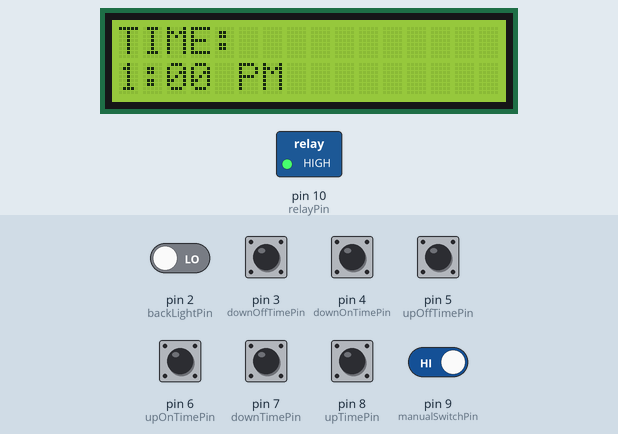
Simulated run of this sketch. Board: Arduino Uno, built with avr-gcc and run on an emulated ATmega328P. Parts: 16×2 character LCD, switched loads named in the sketch (green lamp = pin HIGH). The test bench sets the inputs (shaded band); at power-on: pin 9 (manualSwitchPin) HIGH, pin 2 (backLightPin), pin 3 (downOffTimePin), pin 4 (downOnTimePin), pin 5 (upOffTimePin), pin 6 (upOnTimePin), pin 7 (downTimePin), pin 8 (upTimePin) LOW.

Above: at 3.2 s.
3.3 s: pin 9 (manualSwitchPin) driven LOW
At 7.0 s:
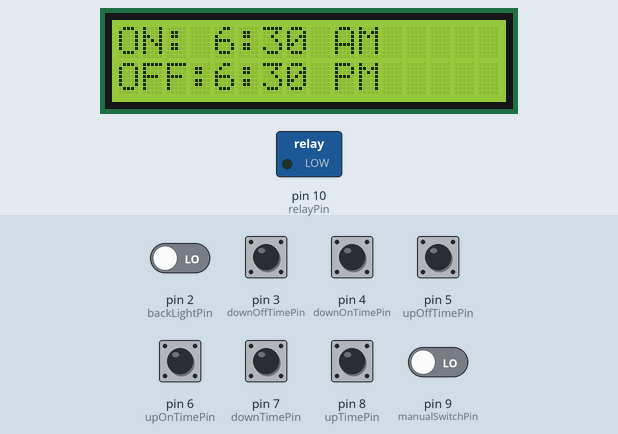
At 10.6 s:
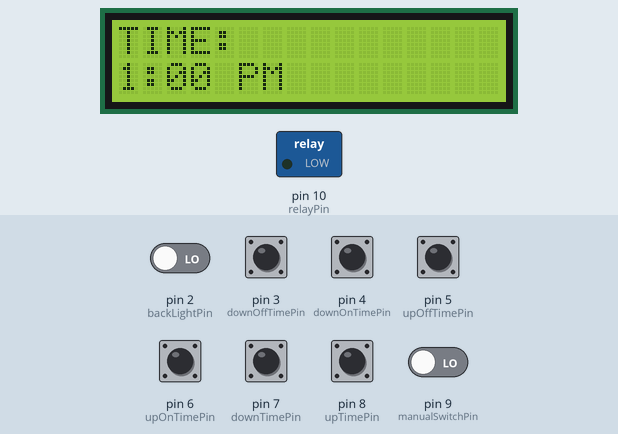
11.6 s: pin 9 (manualSwitchPin) driven HIGH
At 14.6 s:
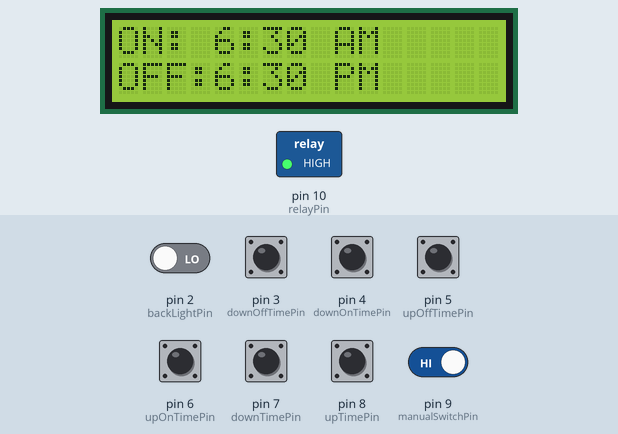
Timing chart, 0 to 16.1 s (numbered marks = the images above; inputs shaded):
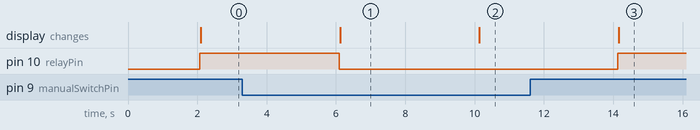

The sketch:

s05_relay_control.ino
```cpp
/*this program is written for the Uno, atleast for now because the 3.3v feather
 * isn't going to work with my damn 5v LCD, so I'll have to cut open a power
 * cord later to get that 5v.
*/

#include <Adafruit_LiquidCrystal.h>//LCD LIBRARY

Adafruit_LiquidCrystal lcd(0);//CONNECTING TO i2C, DAT PIN #6:

//GLOBALS:
const int flashTime = 4;//SECONDS
int hours = 12;
int minutes = 0;
int seconds = 0;
bool am = true;
bool whichFlash = true;

int onHours = 6;
int onMinutes = 30;
int onAM = true;
int offHours = 6;
int offMinutes = 30;
int offAM = false;

bool relayOn = false;

const int backLightPin= 2;          //1
  int backLightSwitchState = 0;
  int prevBackLightSwitchState = 0;
const int downOffTimePin= 3;        //2
  int downOffTimeSwitchState = 0;
  int prevDownOffTimeSwitchState = 0;
const int downOnTimePin= 4;         //3
  int downOnTimeSwitchState = 0;
  int prevDownOnTimeSwitchState = 0;
const int upOffTimePin= 5;          //4
  int upOffTimeSwitchState = 0;
  int prevUpOffTimeSwitchState = 0;
const int upOnTimePin= 6;           //5
  int upOnTimeSwitchState = 0;
  int prevUpOnTimeSwitchState = 0;
const int downTimePin= 7;           //6
  int downTimeSwitchState = 0;
  int prevDownTimeSwitchState = 0;
const int upTimePin= 8;             //7
  int upTimeSwitchState = 0;
  int prevUpTimeSwitchState = 0;
const int manualSwitchPin= 9;       //8
  int manualSwitchSwitchState = 0;

const int relayPin = 10;

const int timeIncrement = 5;


void setup(){
  lcd.begin(16, 2);
  lcd.setBacklight(HIGH);
  lcd.print("hello, world!");

  pinMode(backLightPin, INPUT);
  pinMode(downOffTimePin, INPUT);
  pinMode(downOnTimePin, INPUT);
  pinMode(upOffTimePin, INPUT);
  pinMode(upOnTimePin, INPUT);
  pinMode(downTimePin, INPUT);
  pinMode(upTimePin, INPUT);
  pinMode(manualSwitchPin, INPUT);
  pinMode(relayPin, OUTPUT);
  delay(2000);
}

void loop(){
  handleInputs();
  handlePrevSwitchStates();
  isRelayOn();
  calculateTime();
  calculateRelayState();

  if(whichFlash == true){
    flashOne();
  }else{
    flashTwo();
  }
  delay(1000 * flashTime);
}

void flashOne(){
  //THIS WILL FLASH THE CURRENT TIME FOR [flashTime] SECONDS
  lcd.clear();
  lcd.setCursor(0,0);
  lcd.print("TIME:");
  lcd.setCursor(0,1);
  lcd.print(hours + 1);
  lcd.print(":");
  if(minutes < 10){
    lcd.print("0");
    lcd.print(minutes);
  }else{//[minutes] IS TWO DIGITS
    lcd.print(minutes);
  }

  if(am == true){
    lcd.print(" AM");
  }else{
    lcd.print(" PM");
  }
  whichFlash = false;
}

void flashTwo(){
  //THIS WILL FLASH THE ON/OFF Times FOR [flashTime] SECONDS
  lcd.clear();
  lcd.setCursor(0,0);
  lcd.print("ON: ");
  lcd.print(onHours);
  lcd.print(":");
  lcd.print(onMinutes);
  if(onAM == true){
    lcd.print(" AM");
  }else{
    lcd.print(" PM");
  }
  lcd.setCursor(0,1);
  lcd.print("OFF:");
  //lcd.print(offHours);
  lcd.print("6:");
  lcd.print(offMinutes);
  if(offAM == true){
    lcd.print(" AM");
  }else{
    lcd.print(" PM");
  }
    whichFlash = true;
}

void calculateTime(){
  //THIS FUNCTION WILL TRANSLATE ENDLESS MILLIS INTO A CLOCK FORMAT
  if(seconds >= 60){
    seconds = 0;
    minutes = minutes + 1;
  }
  if(minutes >= 60){
    minutes = 00;
    hours = hours + 1;
  }
  if(hours == 12){//WILL HAVE TO ADD 1 TO HOURS LATER TO NORMALIZE IT{1:00 --> 12:59}
    hours = 0;
    if(am == true){
      am = false;
    }else{
      am = true;
    }
  }
  if(upTimeSwitchState != prevUpTimeSwitchState){
    minutes = minutes + timeIncrement;
  }
  if(downTimeSwitchState != prevDownTimeSwitchState){
    minutes = minutes - timeIncrement;
  }
}
void calculateRelayState(){
  /*THIS FUNCTION SHOULD CHECK TO SEE WHEN THE TIME IS IN THE ON RANGE/ OFF RANGE AND CHANGE THE
   * RELAY STATE ACCORDINGLY
   */
  if(onHours == hours && onMinutes == minutes){
    relayOn = true;
  }else if(offHours = hours && offMinutes == minutes){
    relayOn = false;
  }
}
void handleInputs(){
  //THESE READ THE SWITCHES
  backLightSwitchState = digitalRead(backLightPin);
  downOffTimeSwitchState = digitalRead(downOffTimePin);
  downOnTimeSwitchState = digitalRead(downOnTimePin);
  upOffTimeSwitchState = digitalRead(upOffTimePin);
  upOnTimeSwitchState = digitalRead(upOnTimePin);
  downTimeSwitchState = digitalRead(downTimePin);
  upTimeSwitchState = digitalRead(upTimePin);
  manualSwitchSwitchState = digitalRead(manualSwitchPin);
}
void handlePrevSwitchStates(){
  //THESE ACCOUNT FOR PREV SWITCH STATE
  prevBackLightSwitchState = backLightSwitchState;
  prevDownOffTimeSwitchState = downOffTimeSwitchState;
  prevDownOnTimeSwitchState = downOnTimeSwitchState;
  prevUpOffTimeSwitchState = upOffTimeSwitchState;
  prevUpOnTimeSwitchState = upOnTimeSwitchState;
  prevDownTimeSwitchState = downTimeSwitchState;
  prevUpTimeSwitchState = upTimeSwitchState;
}
void isRelayOn(){
  manualSwitchSwitchState = digitalRead(manualSwitchPin);
  if(manualSwitchSwitchState == 0){
    digitalWrite(relayPin, LOW);
  }else{
    digitalWrite(relayPin, HIGH);
  }
}
```

Measured:
- after the input at 3.3 s, pin 10 (relayPin): HIGH → LOW after 2.8 s
- after the input at 11.6 s, pin 10 (relayPin): LOW → HIGH after 2.5 s
- what the display in image 1 shows lasts 4.0 s, from 6.1 s to 10.1 s
